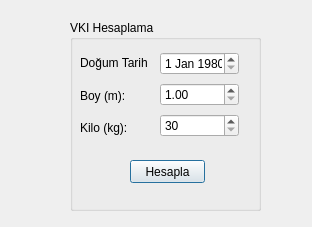
<?xml version="1.0" encoding="UTF-8"?>
<ui version="4.0">
 <class>Dialog</class>
 <widget class="QDialog" name="Dialog">
  <property name="geometry">
   <rect>
    <x>0</x>
    <y>0</y>
    <width>312</width>
    <height>227</height>
   </rect>
  </property>
  <property name="windowTitle">
   <string>Dialog</string>
  </property>
  <widget class="QGroupBox" name="groupBox">
   <property name="geometry">
    <rect>
     <x>70</x>
     <y>20</y>
     <width>191</width>
     <height>191</height>
    </rect>
   </property>
   <property name="title">
    <string>VKI Hesaplama</string>
   </property>
   <widget class="QPushButton" name="pushButton">
    <property name="geometry">
     <rect>
      <x>60</x>
      <y>140</y>
      <width>75</width>
      <height>23</height>
     </rect>
    </property>
    <property name="text">
     <string>Hesapla</string>
    </property>
   </widget>
   <widget class="QWidget" name="">
    <property name="geometry">
     <rect>
      <x>10</x>
      <y>30</y>
      <width>68</width>
      <height>91</height>
     </rect>
    </property>
    <layout class="QVBoxLayout" name="verticalLayout">
     <item>
      <widget class="QLabel" name="label">
       <property name="text">
        <string>Doğum Tarihi:</string>
       </property>
      </widget>
     </item>
     <item>
      <widget class="QLabel" name="label_2">
       <property name="text">
        <string>Boy (m):</string>
       </property>
      </widget>
     </item>
     <item>
      <widget class="QLabel" name="label_3">
       <property name="text">
        <string>Kilo (kg):</string>
       </property>
      </widget>
     </item>
    </layout>
   </widget>
   <widget class="QWidget" name="">
    <property name="geometry">
     <rect>
      <x>90</x>
      <y>30</y>
      <width>79</width>
      <height>91</height>
     </rect>
    </property>
    <layout class="QVBoxLayout" name="verticalLayout_2">
     <item>
      <widget class="QDateEdit" name="dateEdit_dogumtarihi">
       <property name="dateTime">
        <datetime>
         <hour>0</hour>
         <minute>0</minute>
         <second>0</second>
         <year>1980</year>
         <month>1</month>
         <day>1</day>
        </datetime>
       </property>
      </widget>
     </item>
     <item>
      <widget class="QDoubleSpinBox" name="doubleSpinBox">
       <property name="minimum">
        <double>1.000000000000000</double>
       </property>
       <property name="singleStep">
        <double>0.010000000000000</double>
       </property>
      </widget>
     </item>
     <item>
      <widget class="QSpinBox" name="spinBox">
       <property name="minimum">
        <number>30</number>
       </property>
       <property name="maximum">
        <number>500</number>
       </property>
      </widget>
     </item>
    </layout>
   </widget>
  </widget>
 </widget>
 <resources/>
 <connections/>
</ui>
